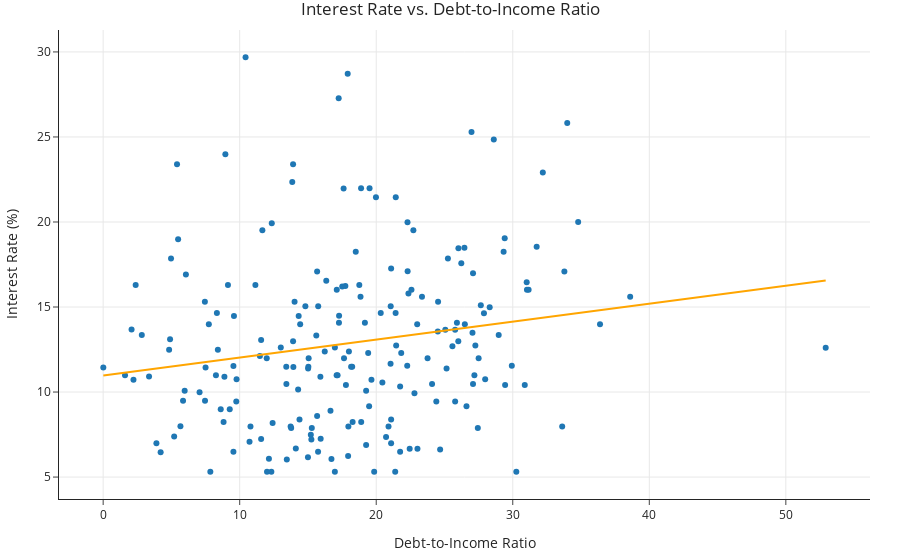

Notebook source saved alongside this figure:
### Code cell
sample_set = loans.sample(200, random_state=1)

fig = px.scatter(sample_set, x='dti', y='int_rate', trendline='ols',
                 labels={'dti': 'Debt-to-Income Ratio', 'int_rate': 'Interest Rate (%)'},
                 trendline_color_override='orange',
                 title='Interest Rate vs. Debt-to-Income Ratio')

fig.show()

### Figure 1 — Plotly figure (JSON) as saved in the notebook; plotly's stock layout.template omitted (floating-point values rounded to 4 significant figures; data arrays with more than 128 entries replaced by an {"elided": "..."} marker saying what was removed)
{"data": [{"hovertemplate": "Debt-to-Income Ratio=%{x}<br>Interest Rate (%)=%{y}<extra></extra>", "legendgroup": "", "marker": {"color": "#1F77B4", "symbol": "circle"}, "mode": "markers", "name": "", "orientation": "v", "showlegend": false, "type": "scatter", "x": {"elided": "200 float values"}, "xaxis": "x", "y": {"elided": "200 float values"}, "yaxis": "y"}, {"hovertemplate": "<b>OLS trendline</b><br>int_rate = 0.105557 * dti + 10.9694<br>R<sup>2</sup>=0.031603<br><br>Debt-to-Income Ratio=%{x}<br>Interest Rate (%)=%{y} <b>(trend)</b><extra></extra>", "legendgroup": "", "line": {"color": "orange"}, "marker": {"color": "#1F77B4", "symbol": "circle"}, "mode": "lines", "name": "", "showlegend": false, "type": "scatter", "x": {"elided": "200 float values"}, "xaxis": "x", "y": {"elided": "200 float values"}, "yaxis": "y"}], "layout": {"autosize": true, "legend": {"tracegroupgap": 0}, "title": {"text": "Interest Rate vs. Debt-to-Income Ratio"}, "xaxis": {"anchor": "y", "autorange": true, "domain": [0, 1], "range": [-3.17, 56.1], "title": {"text": "Debt-to-Income Ratio"}, "type": "linear"}, "yaxis": {"anchor": "x", "autorange": true, "domain": [0, 1], "range": [3.524, 31.48], "title": {"text": "Interest Rate (%)"}, "type": "linear"}}}
